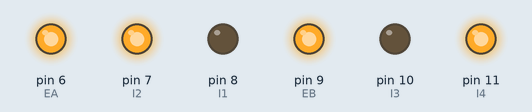
Simulated run of this sketch. Board: Arduino Uno, built with avr-gcc and run on an emulated ATmega328P. On the bench: output pins drawn as LEDs (lit = HIGH).

Above: at 0.5 s.
At 2.4 s:
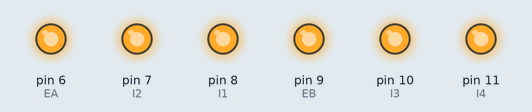
At 5.77 s:
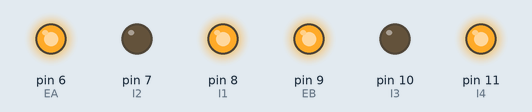
At 6.8 s:
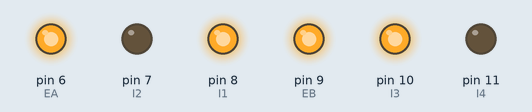
At 11.0 s:
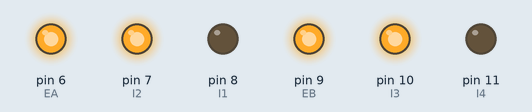
Timing chart, 0 to 14.5 s (numbered marks = the images above):
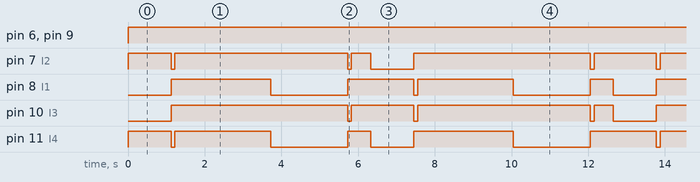

The sketch:

PWM-motor-control.ino
```cpp
// (licence header left out)
int EA = 6;  // Wheel PWM pin (must be a PWM pin) (red)
int I1 = 8;  // Wheel direction digital pin 1 (yellow)
int I2 = 7;  // Wheel direction digital pin 2 (green)

int EB = 9;  // (red)
int I3 = 10; // (blue)
int I4 = 11; // (black)

int direction = 1;

void setup()
{
    // Configure digital pins for output
    pinMode(EA, OUTPUT);
    pinMode(I1, OUTPUT);
    pinMode(I2, OUTPUT);

    pinMode(EB, OUTPUT);
    pinMode(I3, OUTPUT);
    pinMode(I4, OUTPUT);
}

void loop()
{
    int u = 255; // A variable for the motor PWM command [0-255]

    // Play with this code to write open loop commands to a wheel motor

    Turn180(1);
    delay(500);

    Reverse(u);
    delay(2000);

    Brake();
    delay(500);

    Turn180(-1);
    delay(500);

    Reverse(u);
    delay(2000);

    Brake();
    delay(500);
}

void DriveForward(int speed){
    direction = 1;

    // Right Side
    digitalWrite(I1, HIGH);
    digitalWrite(I2, LOW);

    // Left Side
    digitalWrite(I3, LOW);
    digitalWrite(I4, HIGH);

    // PWM command to the motor driver
    analogWrite(EB, speed); // Left side speed
    analogWrite(EA, speed); // Right side speed
}

void Reverse(int speed){
    direction = -1;

    // Right Side
    digitalWrite(I1, LOW);
    digitalWrite(I2, HIGH);

    // Left Side
    digitalWrite(I3, HIGH);
    digitalWrite(I4, LOW);

    // PWM command to the motor driver
    analogWrite(EB, speed); // Left side speed
    analogWrite(EA, speed); // Right side speed
}

void DriveRight(int speed){
    direction = 2;
    // Right Side
    digitalWrite(I1, LOW);
    digitalWrite(I2, HIGH);

    // Left Side
    digitalWrite(I3, LOW);
    digitalWrite(I4, HIGH);

    // PWM command to the motor driver
    analogWrite(EB, speed); // Left side speed
    analogWrite(EA, speed); // Right side speed
}

void DriveLeft(int speed){
    direction = 3;
    // Right Side
    digitalWrite(I1, HIGH);
    digitalWrite(I2, LOW);

    // Left Side
    digitalWrite(I3, HIGH);
    digitalWrite(I4, LOW);

    // PWM command to the motor driver
    analogWrite(EB, speed); // Left side speed
    analogWrite(EA, speed); // Right side speed
}

void Brake(){
    int speed = 255;

    if(direction == 1) Reverse(speed);
    else if (direction == -1) DriveForward(speed);
    else if (direction == 2) DriveLeft(speed);
    else DriveRight(speed);

    delay(100);

    // Right Side
    digitalWrite(I1, HIGH);
    digitalWrite(I2, HIGH);

    // Left Side
    digitalWrite(I3, HIGH);
    digitalWrite(I4, HIGH);

    // PWM command to the motor driver
    analogWrite(EB, speed); // Left side speed
    analogWrite(EA, speed); // Right side speed
}

void Neutral(int speed){
    // Right Side
    digitalWrite(I1, LOW);
    digitalWrite(I2, LOW);

    // Left Side
    digitalWrite(I3, LOW);
    digitalWrite(I4, LOW);

    // PWM command to the motor driver
    analogWrite(EB, speed); // Left side speed
    analogWrite(EA, speed); // Right side speed
}

void Turn180(int TurnDirection){
    if(TurnDirection == 1){
      DriveRight(255);
      delay(1125);

      Brake();
      delay(2000);
    }else if(TurnDirection == -1){
      DriveLeft(255);
      delay(1125);

      Brake();
      delay(2000);
    }
}
```

Measured:
- by itself, pin 6 (EA), pin 9 (EB): LOW → HIGH at 0.00 s
- by itself, pin 7 (I2): repeats every 12.7 s: LOW 0.10 s, HIGH 4.5 s, LOW 0.10 s, HIGH 0.50 s, LOW 1.1 s, HIGH 4.6 s, LOW 0.10 s, HIGH 1.6 s
- by itself, pin 8 (I1): repeats every 12.7 s: LOW 2.0 s, HIGH 1.7 s, LOW 0.10 s, HIGH 2.5 s, LOW 2.0 s, HIGH 0.60 s, LOW 1.1 s, HIGH 2.6 s
- by itself, pin 10 (I3): repeats every 12.7 s: LOW 0.10 s, HIGH 1.6 s, LOW 0.10 s, HIGH 4.5 s, LOW 0.10 s, HIGH 0.50 s, LOW 1.1 s, HIGH 4.6 s
- by itself, pin 11 (I4): repeats every 12.7 s: LOW 0.10 s, HIGH 2.5 s, LOW 2.0 s, HIGH 0.60 s, LOW 1.1 s, HIGH 2.6 s, LOW 2.0 s, HIGH 1.7 s
